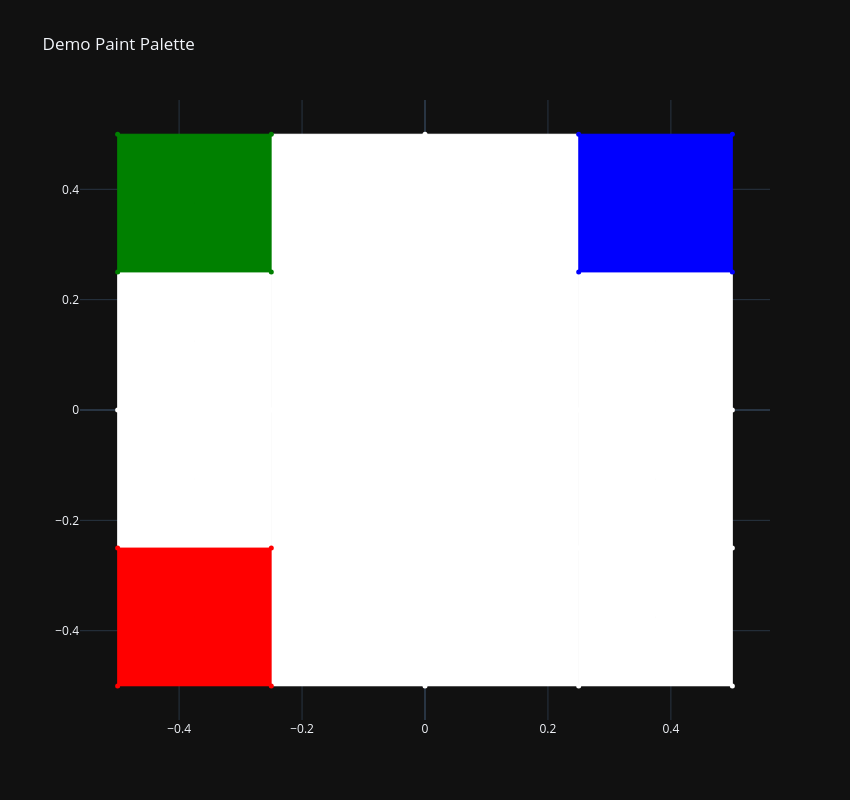

Notebook source saved alongside this figure:
### Markdown cell above
## Compatibility with Two Filtrations 

Now make the example above a bit larger. In addition, we customize the subcomplex filtration and compute representatives for essential relative homology classes.

### Code cell
# PARAMETERS TO GENERATE DATA
r = 0.5
dx = 0.25
dy = 0.25
epsilon = np.sqrt(2 * dx**2) 
blob_radius = epsilon + 0.0000001

# GENERATE THE DATA 
coo_grid, dissimilarity_matrix_full_space_grid, dissimilarity_matrix_subspace_grid, fig_grid, subcloud_indices_grid, blob_membership_grid = pltter.create_paint_palette(r, dx, dy, epsilon, blob_radius, [0, 20, 24], False, "Demo Paint Palette")

# SHOW THE RESULT
fig_grid.show()

### Figure 1 — Plotly figure (JSON) as saved in the notebook; plotly's stock layout.template omitted (floating-point values rounded to 4 significant figures)
{"data": [{"fill": "toself", "fillcolor": "red", "legendgroup": "triangles", "line": {"color": "white", "width": 0.75}, "mode": "none", "name": "2-skeleton", "showlegend": false, "type": "scatter", "x": [-0.5, -0.25, -0.5], "y": [-0.5, -0.5, -0.25]}, {"fill": "toself", "fillcolor": "red", "legendgroup": "triangles", "line": {"color": "white", "width": 0.75}, "mode": "none", "name": "2-skeleton", "showlegend": false, "type": "scatter", "x": [-0.5, -0.25, -0.25], "y": [-0.5, -0.5, -0.25]}, {"fill": "toself", "fillcolor": "red", "legendgroup": "triangles", "line": {"color": "white", "width": 0.75}, "mode": "none", "name": "2-skeleton", "showlegend": false, "type": "scatter", "x": [-0.5, -0.5, -0.25], "y": [-0.5, -0.25, -0.25]}, {"fill": "toself", "fillcolor": "white", "legendgroup": "triangles", "line": {"color": "white", "width": 0.75}, "mode": "none", "name": "2-skeleton", "showlegend": false, "type": "scatter", "x": [-0.25, 0, -0.25], "y": [-0.5, -0.5, -0.25]}, {"fill": "toself", "fillcolor": "white", "legendgroup": "triangles", "line": {"color": "white", "width": 0.75}, "mode": "none", "name": "2-skeleton", "showlegend": false, "type": "scatter", "x": [-0.25, 0, 0], "y": [-0.5, -0.5, -0.25]}, {"fill": "toself", "fillcolor": "red", "legendgroup": "triangles", "line": {"color": "white", "width": 0.75}, "mode": "none", "name": "2-skeleton", "showlegend": false, "type": "scatter", "x": [-0.25, -0.5, -0.25], "y": [-0.5, -0.25, -0.25]}, {"fill": "toself", "fillcolor": "white", "legendgroup": "triangles", "line": {"color": "white", "width": 0.75}, "mode": "none", "name": "2-skeleton", "showlegend": false, "type": "scatter", "x": [-0.25, -0.25, 0], "y": [-0.5, -0.25, -0.25]}, {"fill": "toself", "fillcolor": "white", "legendgroup": "triangles", "line": {"color": "white", "width": 0.75}, "mode": "none", "name": "2-skeleton", "showlegend": false, "type": "scatter", "x": [0, 0.25, 0], "y": [-0.5, -0.5, -0.25]}, {"fill": "toself", "fillcolor": "white", "legendgroup": "triangles", "line": {"color": "white", "width": 0.75}, "mode": "none", "name": "2-skeleton", "showlegend": false, "type": "scatter", "x": [0, 0.25, 0.25], "y": [-0.5, -0.5, -0.25]}, {"fill": "toself", "fillcolor": "white", "legendgroup": "triangles", "line": {"color": "white", "width": 0.75}, "mode": "none", "name": "2-skeleton", "showlegend": false, "type": "scatter", "x": [0, -0.25, 0], "y": [-0.5, -0.25, -0.25]}, {"fill": "toself", "fillcolor": "white", "legendgroup": "triangles", "line": {"color": "white", "width": 0.75}, "mode": "none", "name": "2-skeleton", "showlegend": false, "type": "scatter", "x": [0, 0, 0.25], "y": [-0.5, -0.25, -0.25]}, {"fill": "toself", "fillcolor": "white", "legendgroup": "triangles", "line": {"color": "white", "width": 0.75}, "mode": "none", "name": "2-skeleton", "showlegend": false, "type": "scatter", "x": [0.25, 0.5, 0.25], "y": [-0.5, -0.5, -0.25]}, {"fill": "toself", "fillcolor": "white", "legendgroup": "triangles", "line": {"color": "white", "width": 0.75}, "mode": "none", "name": "2-skeleton", "showlegend": false, "type": "scatter", "x": [0.25, 0.5, 0.5], "y": [-0.5, -0.5, -0.25]}, {"fill": "toself", "fillcolor": "white", "legendgroup": "triangles", "line": {"color": "white", "width": 0.75}, "mode": "none", "name": "2-skeleton", "showlegend": false, "type": "scatter", "x": [0.25, 0, 0.25], "y": [-0.5, -0.25, -0.25]}, {"fill": "toself", "fillcolor": "white", "legendgroup": "triangles", "line": {"color": "white", "width": 0.75}, "mode": "none", "name": "2-skeleton", "showlegend": false, "type": "scatter", "x": [0.25, 0.25, 0.5], "y": [-0.5, -0.25, -0.25]}, {"fill": "toself", "fillcolor": "white", "legendgroup": "triangles", "line": {"color": "white", "width": 0.75}, "mode": "none", "name": "2-skeleton", "showlegend": false, "type": "scatter", "x": [0.5, 0.25, 0.5], "y": [-0.5, -0.25, -0.25]}, {"fill": "toself", "fillcolor": "white", "legendgroup": "triangles", "line": {"color": "white", "width": 0.75}, "mode": "none", "name": "2-skeleton", "showlegend": false, "type": "scatter", "x": [-0.5, -0.25, -0.5], "y": [-0.25, -0.25, 0]}, {"fill": "toself", "fillcolor": "white", "legendgroup": "triangles", "line": {"color": "white", "width": 0.75}, "mode": "none", "name": "2-skeleton", "showlegend": false, "type": "scatter", "x": [-0.5, -0.25, -0.25], "y": [-0.25, -0.25, 0]}, {"fill": "toself", "fillcolor": "white", "legendgroup": "triangles", "line": {"color": "white", "width": 0.75}, "mode": "none", "name": "2-skeleton", "showlegend": false, "type": "scatter", "x": [-0.5, -0.5, -0.25], "y": [-0.25, 0, 0]}, {"fill": "toself", "fillcolor": "white", "legendgroup": "triangles", "line": {"color": "white", "width": 0.75}, "mode": "none", "name": "2-skeleton", "showlegend": false, "type": "scatter", "x": [-0.25, 0, -0.25], "y": [-0.25, -0.25, 0]}, {"fill": "toself", "fillcolor": "white", "legendgroup": "triangles", "line": {"color": "white", "width": 0.75}, "mode": "none", "name": "2-skeleton", "showlegend": false, "type": "scatter", "x": [-0.25, 0, 0], "y": [-0.25, -0.25, 0]}, {"fill": "toself", "fillcolor": "white", "legendgroup": "triangles", "line": {"color": "white", "width": 0.75}, "mode": "none", "name": "2-skeleton", "showlegend": false, "type": "scatter", "x": [-0.25, -0.5, -0.25], "y": [-0.25, 0, 0]}, {"fill": "toself", "fillcolor": "white", "legendgroup": "triangles", "line": {"color": "white", "width": 0.75}, "mode": "none", "name": "2-skeleton", "showlegend": false, "type": "scatter", "x": [-0.25, -0.25, 0], "y": [-0.25, 0, 0]}, {"fill": "toself", "fillcolor": "white", "legendgroup": "triangles", "line": {"color": "white", "width": 0.75}, "mode": "none", "name": "2-skeleton", "showlegend": false, "type": "scatter", "x": [0, 0.25, 0], "y": [-0.25, -0.25, 0]}, {"fill": "toself", "fillcolor": "white", "legendgroup": "triangles", "line": {"color": "white", "width": 0.75}, "mode": "none", "name": "2-skeleton", "showlegend": false, "type": "scatter", "x": [0, 0.25, 0.25], "y": [-0.25, -0.25, 0]}, {"fill": "toself", "fillcolor": "white", "legendgroup": "triangles", "line": {"color": "white", "width": 0.75}, "mode": "none", "name": "2-skeleton", "showlegend": false, "type": "scatter", "x": [0, -0.25, 0], "y": [-0.25, 0, 0]}, {"fill": "toself", "fillcolor": "white", "legendgroup": "triangles", "line": {"color": "white", "width": 0.75}, "mode": "none", "name": "2-skeleton", "showlegend": false, "type": "scatter", "x": [0, 0, 0.25], "y": [-0.25, 0, 0]}, {"fill": "toself", "fillcolor": "white", "legendgroup": "triangles", "line": {"color": "white", "width": 0.75}, "mode": "none", "name": "2-skeleton", "showlegend": false, "type": "scatter", "x": [0.25, 0.5, 0.25], "y": [-0.25, -0.25, 0]}, {"fill": "toself", "fillcolor": "white", "legendgroup": "triangles", "line": {"color": "white", "width": 0.75}, "mode": "none", "name": "2-skeleton", "showlegend": false, "type": "scatter", "x": [0.25, 0.5, 0.5], "y": [-0.25, -0.25, 0]}, {"fill": "toself", "fillcolor": "white", "legendgroup": "triangles", "line": {"color": "white", "width": 0.75}, "mode": "none", "name": "2-skeleton", "showlegend": false, "type": "scatter", "x": [0.25, 0, 0.25], "y": [-0.25, 0, 0]}, {"fill": "toself", "fillcolor": "white", "legendgroup": "triangles", "line": {"color": "white", "width": 0.75}, "mode": "none", "name": "2-skeleton", "showlegend": false, "type": "scatter", "x": [0.25, 0.25, 0.5], "y": [-0.25, 0, 0]}, {"fill": "toself", "fillcolor": "white", "legendgroup": "triangles", "line": {"color": "white", "width": 0.75}, "mode": "none", "name": "2-skeleton", "showlegend": false, "type": "scatter", "x": [0.5, 0.25, 0.5], "y": [-0.25, 0, 0]}, {"fill": "toself", "fillcolor": "white", "legendgroup": "triangles", "line": {"color": "white", "width": 0.75}, "mode": "none", "name": "2-skeleton", "showlegend": false, "type": "scatter", "x": [-0.5, -0.25, -0.5], "y": [0, 0, 0.25]}, {"fill": "toself", "fillcolor": "white", "legendgroup": "triangles", "line": {"color": "white", "width": 0.75}, "mode": "none", "name": "2-skeleton", "showlegend": false, "type": "scatter", "x": [-0.5, -0.25, -0.25], "y": [0, 0, 0.25]}, {"fill": "toself", "fillcolor": "white", "legendgroup": "triangles", "line": {"color": "white", "width": 0.75}, "mode": "none", "name": "2-skeleton", "showlegend": false, "type": "scatter", "x": [-0.5, -0.5, -0.25], "y": [0, 0.25, 0.25]}, {"fill": "toself", "fillcolor": "white", "legendgroup": "triangles", "line": {"color": "white", "width": 0.75}, "mode": "none", "name": "2-skeleton", "showlegend": false, "type": "scatter", "x": [-0.25, 0, -0.25], "y": [0, 0, 0.25]}, {"fill": "toself", "fillcolor": "white", "legendgroup": "triangles", "line": {"color": "white", "width": 0.75}, "mode": "none", "name": "2-skeleton", "showlegend": false, "type": "scatter", "x": [-0.25, 0, 0], "y": [0, 0, 0.25]}, {"fill": "toself", "fillcolor": "white", "legendgroup": "triangles", "line": {"color": "white", "width": 0.75}, "mode": "none", "name": "2-skeleton", "showlegend": false, "type": "scatter", "x": [-0.25, -0.5, -0.25], "y": [0, 0.25, 0.25]}, {"fill": "toself", "fillcolor": "white", "legendgroup": "triangles", "line": {"color": "white", "width": 0.75}, "mode": "none", "name": "2-skeleton", "showlegend": false, "type": "scatter", "x": [-0.25, -0.25, 0], "y": [0, 0.25, 0.25]}, {"fill": "toself", "fillcolor": "white", "legendgroup": "triangles", "line": {"color": "white", "width": 0.75}, "mode": "none", "name": "2-skeleton", "showlegend": false, "type": "scatter", "x": [0, 0.25, 0], "y": [0, 0, 0.25]}, {"fill": "toself", "fillcolor": "white", "legendgroup": "triangles", "line": {"color": "white", "width": 0.75}, "mode": "none", "name": "2-skeleton", "showlegend": false, "type": "scatter", "x": [0, 0.25, 0.25], "y": [0, 0, 0.25]}, {"fill": "toself", "fillcolor": "white", "legendgroup": "triangles", "line": {"color": "white", "width": 0.75}, "mode": "none", "name": "2-skeleton", "showlegend": false, "type": "scatter", "x": [0, -0.25, 0], "y": [0, 0.25, 0.25]}, {"fill": "toself", "fillcolor": "white", "legendgroup": "triangles", "line": {"color": "white", "width": 0.75}, "mode": "none", "name": "2-skeleton", "showlegend": false, "type": "scatter", "x": [0, 0, 0.25], "y": [0, 0.25, 0.25]}, {"fill": "toself", "fillcolor": "white", "legendgroup": "triangles", "line": {"color": "white", "width": 0.75}, "mode": "none", "name": "2-skeleton", "showlegend": false, "type": "scatter", "x": [0.25, 0.5, 0.25], "y": [0, 0, 0.25]}, {"fill": "toself", "fillcolor": "white", "legendgroup": "triangles", "line": {"color": "white", "width": 0.75}, "mode": "none", "name": "2-skeleton", "showlegend": false, "type": "scatter", "x": [0.25, 0.5, 0.5], "y": [0, 0, 0.25]}, {"fill": "toself", "fillcolor": "white", "legendgroup": "triangles", "line": {"color": "white", "width": 0.75}, "mode": "none", "name": "2-skeleton", "showlegend": false, "type": "scatter", "x": [0.25, 0, 0.25], "y": [0, 0.25, 0.25]}, {"fill": "toself", "fillcolor": "white", "legendgroup": "triangles", "line": {"color": "white", "width": 0.75}, "mode": "none", "name": "2-skeleton", "showlegend": false, "type": "scatter", "x": [0.25, 0.25, 0.5], "y": [0, 0.25, 0.25]}, {"fill": "toself", "fillcolor": "white", "legendgroup": "triangles", "line": {"color": "white", "width": 0.75}, "mode": "none", "name": "2-skeleton", "showlegend": false, "type": "scatter", "x": [0.5, 0.25, 0.5], "y": [0, 0.25, 0.25]}, {"fill": "toself", "fillcolor": "green", "legendgroup": "triangles", "line": {"color": "white", "width": 0.75}, "mode": "none", "name": "2-skeleton", "showlegend": false, "type": "scatter", "x": [-0.5, -0.25, -0.5], "y": [0.25, 0.25, 0.5]}, {"fill": "toself", "fillcolor": "green", "legendgroup": "triangles", "line": {"color": "white", "width": 0.75}, "mode": "none", "name": "2-skeleton", "showlegend": false, "type": "scatter", "x": [-0.5, -0.25, -0.25], "y": [0.25, 0.25, 0.5]}, {"fill": "toself", "fillcolor": "green", "legendgroup": "triangles", "line": {"color": "white", "width": 0.75}, "mode": "none", "name": "2-skeleton", "showlegend": false, "type": "scatter", "x": [-0.5, -0.5, -0.25], "y": [0.25, 0.5, 0.5]}, {"fill": "toself", "fillcolor": "white", "legendgroup": "triangles", "line": {"color": "white", "width": 0.75}, "mode": "none", "name": "2-skeleton", "showlegend": false, "type": "scatter", "x": [-0.25, 0, -0.25], "y": [0.25, 0.25, 0.5]}, {"fill": "toself", "fillcolor": "white", "legendgroup": "triangles", "line": {"color": "white", "width": 0.75}, "mode": "none", "name": "2-skeleton", "showlegend": false, "type": "scatter", "x": [-0.25, 0, 0], "y": [0.25, 0.25, 0.5]}, {"fill": "toself", "fillcolor": "green", "legendgroup": "triangles", "line": {"color": "white", "width": 0.75}, "mode": "none", "name": "2-skeleton", "showlegend": false, "type": "scatter", "x": [-0.25, -0.5, -0.25], "y": [0.25, 0.5, 0.5]}, {"fill": "toself", "fillcolor": "white", "legendgroup": "triangles", "line": {"color": "white", "width": 0.75}, "mode": "none", "name": "2-skeleton", "showlegend": false, "type": "scatter", "x": [-0.25, -0.25, 0], "y": [0.25, 0.5, 0.5]}, {"fill": "toself", "fillcolor": "white", "legendgroup": "triangles", "line": {"color": "white", "width": 0.75}, "mode": "none", "name": "2-skeleton", "showlegend": false, "type": "scatter", "x": [0, 0.25, 0], "y": [0.25, 0.25, 0.5]}, {"fill": "toself", "fillcolor": "white", "legendgroup": "triangles", "line": {"color": "white", "width": 0.75}, "mode": "none", "name": "2-skeleton", "showlegend": false, "type": "scatter", "x": [0, 0.25, 0.25], "y": [0.25, 0.25, 0.5]}, {"fill": "toself", "fillcolor": "white", "legendgroup": "triangles", "line": {"color": "white", "width": 0.75}, "mode": "none", "name": "2-skeleton", "showlegend": false, "type": "scatter", "x": [0, -0.25, 0], "y": [0.25, 0.5, 0.5]}, {"fill": "toself", "fillcolor": "white", "legendgroup": "triangles", "line": {"color": "white", "width": 0.75}, "mode": "none", "name": "2-skeleton", "showlegend": false, "type": "scatter", "x": [0, 0, 0.25], "y": [0.25, 0.5, 0.5]}, {"fill": "toself", "fillcolor": "blue", "legendgroup": "triangles", "line": {"color": "white", "width": 0.75}, "mode": "none", "name": "2-skeleton", "showlegend": false, "type": "scatter", "x": [0.25, 0.5, 0.25], "y": [0.25, 0.25, 0.5]}, {"fill": "toself", "fillcolor": "blue", "legendgroup": "triangles", "line": {"color": "white", "width": 0.75}, "mode": "none", "name": "2-skeleton", "showlegend": false, "type": "scatter", "x": [0.25, 0.5, 0.5], "y": [0.25, 0.25, 0.5]}, {"fill": "toself", "fillcolor": "white", "legendgroup": "triangles", "line": {"color": "white", "width": 0.75}, "mode": "none", "name": "2-skeleton", "showlegend": false, "type": "scatter", "x": [0.25, 0, 0.25], "y": [0.25, 0.5, 0.5]}, {"fill": "toself", "fillcolor": "blue", "legendgroup": "triangles", "line": {"color": "white", "width": 0.75}, "mode": "none", "name": "2-skeleton", "showlegend": false, "type": "scatter", "x": [0.25, 0.25, 0.5], "y": [0.25, 0.5, 0.5]}, {"fill": "toself", "fillcolor": "blue", "legendgroup": "triangles", "line": {"color": "white", "width": 0.75}, "mode": "none", "name": "2-skeleton", "showlegend": false, "type": "scatter", "x": [0.5, 0.25, 0.5], "y": [0.25, 0.5, 0.5]}, {"legendgroup": "edges", "line": {"color": "red", "width": 0.75}, "mode": "lines", "name": "1-skeleton", "showlegend": false, "type": "scatter", "x": [-0.5, -0.375, -0.25], "y": [-0.5, -0.5, -0.5]}, {"legendgroup": "edges", "line": {"color": "red", "width": 0.75}, "mode": "lines", "name": "1-skeleton", "showlegend": false, "type": "scatter", "x": [-0.5, -0.5, -0.5], "y": [-0.5, -0.375, -0.25]}, {"legendgroup": "edges", "line": {"color": "red", "width": 0.75}, "mode": "lines", "name": "1-skeleton", "showlegend": false, "type": "scatter", "x": [-0.5, -0.375, -0.25], "y": [-0.5, -0.375, -0.25]}, {"legendgroup": "edges", "line": {"color": "white", "width": 0.75}, "mode": "lines", "name": "1-skeleton", "showlegend": false, "type": "scatter", "x": [-0.25, -0.125, 0], "y": [-0.5, -0.5, -0.5]}, {"legendgroup": "edges", "line": {"color": "red", "width": 0.75}, "mode": "lines", "name": "1-skeleton", "showlegend": false, "type": "scatter", "x": [-0.25, -0.375, -0.5], "y": [-0.5, -0.375, -0.25]}, {"legendgroup": "edges", "line": {"color": "red", "width": 0.75}, "mode": "lines", "name": "1-skeleton", "showlegend": false, "type": "scatter", "x": [-0.25, -0.25, -0.25], "y": [-0.5, -0.375, -0.25]}, {"legendgroup": "edges", "line": {"color": "white", "width": 0.75}, "mode": "lines", "name": "1-skeleton", "showlegend": false, "type": "scatter", "x": [-0.25, -0.125, 0], "y": [-0.5, -0.375, -0.25]}, {"legendgroup": "edges", "line": {"color": "white", "width": 0.75}, "mode": "lines", "name": "1-skeleton", "showlegend": false, "type": "scatter", "x": [0, 0.125, 0.25], "y": [-0.5, -0.5, -0.5]}, {"legendgroup": "edges", "line": {"color": "white", "width": 0.75}, "mode": "lines", "name": "1-skeleton", "showlegend": false, "type": "scatter", "x": [0, -0.125, -0.25], "y": [-0.5, -0.375, -0.25]}, {"legendgroup": "edges", "line": {"color": "white", "width": 0.75}, "mode": "lines", "name": "1-skeleton", "showlegend": false, "type": "scatter", "x": [0, 0, 0], "y": [-0.5, -0.375, -0.25]}, {"legendgroup": "edges", "line": {"color": "white", "width": 0.75}, "mode": "lines", "name": "1-skeleton", "showlegend": false, "type": "scatter", "x": [0, 0.125, 0.25], "y": [-0.5, -0.375, -0.25]}, {"legendgroup": "edges", "line": {"color": "white", "width": 0.75}, "mode": "lines", "name": "1-skeleton", "showlegend": false, "type": "scatter", "x": [0.25, 0.375, 0.5], "y": [-0.5, -0.5, -0.5]}, {"legendgroup": "edges", "line": {"color": "white", "width": 0.75}, "mode": "lines", "name": "1-skeleton", "showlegend": false, "type": "scatter", "x": [0.25, 0.125, 0], "y": [-0.5, -0.375, -0.25]}, {"legendgroup": "edges", "line": {"color": "white", "width": 0.75}, "mode": "lines", "name": "1-skeleton", "showlegend": false, "type": "scatter", "x": [0.25, 0.25, 0.25], "y": [-0.5, -0.375, -0.25]}, {"legendgroup": "edges", "line": {"color": "white", "width": 0.75}, "mode": "lines", "name": "1-skeleton", "showlegend": false, "type": "scatter", "x": [0.25, 0.375, 0.5], "y": [-0.5, -0.375, -0.25]}, {"legendgroup": "edges", "line": {"color": "white", "width": 0.75}, "mode": "lines", "name": "1-skeleton", "showlegend": false, "type": "scatter", "x": [0.5, 0.375, 0.25], "y": [-0.5, -0.375, -0.25]}, {"legendgroup": "edges", "line": {"color": "white", "width": 0.75}, "mode": "lines", "name": "1-skeleton", "showlegend": false, "type": "scatter", "x": [0.5, 0.5, 0.5], "y": [-0.5, -0.375, -0.25]}, {"legendgroup": "edges", "line": {"color": "red", "width": 0.75}, "mode": "lines", "name": "1-skeleton", "showlegend": false, "type": "scatter", "x": [-0.5, -0.375, -0.25], "y": [-0.25, -0.25, -0.25]}, {"legendgroup": "edges", "line": {"color": "white", "width": 0.75}, "mode": "lines", "name": "1-skeleton", "showlegend": false, "type": "scatter", "x": [-0.5, -0.5, -0.5], "y": [-0.25, -0.125, 0]}, {"legendgroup": "edges", "line": {"color": "white", "width": 0.75}, "mode": "lines", "name": "1-skeleton", "showlegend": false, "type": "scatter", "x": [-0.5, -0.375, -0.25], "y": [-0.25, -0.125, 0]}, {"legendgroup": "edges", "line": {"color": "white", "width": 0.75}, "mode": "lines", "name": "1-skeleton", "showlegend": false, "type": "scatter", "x": [-0.25, -0.125, 0], "y": [-0.25, -0.25, -0.25]}, {"legendgroup": "edges", "line": {"color": "white", "width": 0.75}, "mode": "lines", "name": "1-skeleton", "showlegend": false, "type": "scatter", "x": [-0.25, -0.375, -0.5], "y": [-0.25, -0.125, 0]}, {"legendgroup": "edges", "line": {"color": "white", "width": 0.75}, "mode": "lines", "name": "1-skeleton", "showlegend": false, "type": "scatter", "x": [-0.25, -0.25, -0.25], "y": [-0.25, -0.125, 0]}, {"legendgroup": "edges", "line": {"color": "white", "width": 0.75}, "mode": "lines", "name": "1-skeleton", "showlegend": false, "type": "scatter", "x": [-0.25, -0.125, 0], "y": [-0.25, -0.125, 0]}, {"legendgroup": "edges", "line": {"color": "white", "width": 0.75}, "mode": "lines", "name": "1-skeleton", "showlegend": false, "type": "scatter", "x": [0, 0.125, 0.25], "y": [-0.25, -0.25, -0.25]}, {"legendgroup": "edges", "line": {"color": "white", "width": 0.75}, "mode": "lines", "name": "1-skeleton", "showlegend": false, "type": "scatter", "x": [0, -0.125, -0.25], "y": [-0.25, -0.125, 0]}, {"legendgroup": "edges", "line": {"color": "white", "width": 0.75}, "mode": "lines", "name": "1-skeleton", "showlegend": false, "type": "scatter", "x": [0, 0, 0], "y": [-0.25, -0.125, 0]}, {"legendgroup": "edges", "line": {"color": "white", "width": 0.75}, "mode": "lines", "name": "1-skeleton", "showlegend": false, "type": "scatter", "x": [0, 0.125, 0.25], "y": [-0.25, -0.125, 0]}, {"legendgroup": "edges", "line": {"color": "white", "width": 0.75}, "mode": "lines", "name": "1-skeleton", "showlegend": false, "type": "scatter", "x": [0.25, 0.375, 0.5], "y": [-0.25, -0.25, -0.25]}, {"legendgroup": "edges", "line": {"color": "white", "width": 0.75}, "mode": "lines", "name": "1-skeleton", "showlegend": false, "type": "scatter", "x": [0.25, 0.125, 0], "y": [-0.25, -0.125, 0]}, {"legendgroup": "edges", "line": {"color": "white", "width": 0.75}, "mode": "lines", "name": "1-skeleton", "showlegend": false, "type": "scatter", "x": [0.25, 0.25, 0.25], "y": [-0.25, -0.125, 0]}, {"legendgroup": "edges", "line": {"color": "white", "width": 0.75}, "mode": "lines", "name": "1-skeleton", "showlegend": false, "type": "scatter", "x": [0.25, 0.375, 0.5], "y": [-0.25, -0.125, 0]}, {"legendgroup": "edges", "line": {"color": "white", "width": 0.75}, "mode": "lines", "name": "1-skeleton", "showlegend": false, "type": "scatter", "x": [0.5, 0.375, 0.25], "y": [-0.25, -0.125, 0]}, {"legendgroup": "edges", "line": {"color": "white", "width": 0.75}, "mode": "lines", "name": "1-skeleton", "showlegend": false, "type": "scatter", "x": [0.5, 0.5, 0.5], "y": [-0.25, -0.125, 0]}, {"legendgroup": "edges", "line": {"color": "white", "width": 0.75}, "mode": "lines", "name": "1-skeleton", "showlegend": false, "type": "scatter", "x": [-0.5, -0.375, -0.25], "y": [0, 0, 0]}, {"legendgroup": "edges", "line": {"color": "white", "width": 0.75}, "mode": "lines", "name": "1-skeleton", "showlegend": false, "type": "scatter", "x": [-0.5, -0.5, -0.5], "y": [0, 0.125, 0.25]}, {"legendgroup": "edges", "line": {"color": "white", "width": 0.75}, "mode": "lines", "name": "1-skeleton", "showlegend": false, "type": "scatter", "x": [-0.5, -0.375, -0.25], "y": [0, 0.125, 0.25]}, {"legendgroup": "edges", "line": {"color": "white", "width": 0.75}, "mode": "lines", "name": "1-skeleton", "showlegend": false, "type": "scatter", "x": [-0.25, -0.125, 0], "y": [0, 0, 0]}, {"legendgroup": "edges", "line": {"color": "white", "width": 0.75}, "mode": "lines", "name": "1-skeleton", "showlegend": false, "type": "scatter", "x": [-0.25, -0.375, -0.5], "y": [0, 0.125, 0.25]}, {"legendgroup": "edges", "line": {"color": "white", "width": 0.75}, "mode": "lines", "name": "1-skeleton", "showlegend": false, "type": "scatter", "x": [-0.25, -0.25, -0.25], "y": [0, 0.125, 0.25]}, {"legendgroup": "edges", "line": {"color": "white", "width": 0.75}, "mode": "lines", "name": "1-skeleton", "showlegend": false, "type": "scatter", "x": [-0.25, -0.125, 0], "y": [0, 0.125, 0.25]}, {"legendgroup": "edges", "line": {"color": "white", "width": 0.75}, "mode": "lines", "name": "1-skeleton", "showlegend": false, "type": "scatter", "x": [0, 0.125, 0.25], "y": [0, 0, 0]}, {"legendgroup": "edges", "line": {"color": "white", "width": 0.75}, "mode": "lines", "name": "1-skeleton", "showlegend": false, "type": "scatter", "x": [0, -0.125, -0.25], "y": [0, 0.125, 0.25]}, {"legendgroup": "edges", "line": {"color": "white", "width": 0.75}, "mode": "lines", "name": "1-skeleton", "showlegend": false, "type": "scatter", "x": [0, 0, 0], "y": [0, 0.125, 0.25]}, {"legendgroup": "edges", "line": {"color": "white", "width": 0.75}, "mode": "lines", "name": "1-skeleton", "showlegend": false, "type": "scatter", "x": [0, 0.125, 0.25], "y": [0, 0.125, 0.25]}, {"legendgroup": "edges", "line": {"color": "white", "width": 0.75}, "mode": "lines", "name": "1-skeleton", "showlegend": false, "type": "scatter", "x": [0.25, 0.375, 0.5], "y": [0, 0, 0]}, {"legendgroup": "edges", "line": {"color": "white", "width": 0.75}, "mode": "lines", "name": "1-skeleton", "showlegend": false, "type": "scatter", "x": [0.25, 0.125, 0], "y": [0, 0.125, 0.25]}, {"legendgroup": "edges", "line": {"color": "white", "width": 0.75}, "mode": "lines", "name": "1-skeleton", "showlegend": false, "type": "scatter", "x": [0.25, 0.25, 0.25], "y": [0, 0.125, 0.25]}, {"legendgroup": "edges", "line": {"color": "white", "width": 0.75}, "mode": "lines", "name": "1-skeleton", "showlegend": false, "type": "scatter", "x": [0.25, 0.375, 0.5], "y": [0, 0.125, 0.25]}, {"legendgroup": "edges", "line": {"color": "white", "width": 0.75}, "mode": "lines", "name": "1-skeleton", "showlegend": false, "type": "scatter", "x": [0.5, 0.375, 0.25], "y": [0, 0.125, 0.25]}, {"legendgroup": "edges", "line": {"color": "white", "width": 0.75}, "mode": "lines", "name": "1-skeleton", "showlegend": false, "type": "scatter", "x": [0.5, 0.5, 0.5], "y": [0, 0.125, 0.25]}, {"legendgroup": "edges", "line": {"color": "green", "width": 0.75}, "mode": "lines", "name": "1-skeleton", "showlegend": false, "type": "scatter", "x": [-0.5, -0.375, -0.25], "y": [0.25, 0.25, 0.25]}, {"legendgroup": "edges", "line": {"color": "green", "width": 0.75}, "mode": "lines", "name": "1-skeleton", "showlegend": false, "type": "scatter", "x": [-0.5, -0.5, -0.5], "y": [0.25, 0.375, 0.5]}, {"legendgroup": "edges", "line": {"color": "green", "width": 0.75}, "mode": "lines", "name": "1-skeleton", "showlegend": false, "type": "scatter", "x": [-0.5, -0.375, -0.25], "y": [0.25, 0.375, 0.5]}, {"legendgroup": "edges", "line": {"color": "white", "width": 0.75}, "mode": "lines", "name": "1-skeleton", "showlegend": false, "type": "scatter", "x": [-0.25, -0.125, 0], "y": [0.25, 0.25, 0.25]}, {"legendgroup": "edges", "line": {"color": "green", "width": 0.75}, "mode": "lines", "name": "1-skeleton", "showlegend": false, "type": "scatter", "x": [-0.25, -0.375, -0.5], "y": [0.25, 0.375, 0.5]}, {"legendgroup": "edges", "line": {"color": "green", "width": 0.75}, "mode": "lines", "name": "1-skeleton", "showlegend": false, "type": "scatter", "x": [-0.25, -0.25, -0.25], "y": [0.25, 0.375, 0.5]}, {"legendgroup": "edges", "line": {"color": "white", "width": 0.75}, "mode": "lines", "name": "1-skeleton", "showlegend": false, "type": "scatter", "x": [-0.25, -0.125, 0], "y": [0.25, 0.375, 0.5]}, {"legendgroup": "edges", "line": {"color": "white", "width": 0.75}, "mode": "lines", "name": "1-skeleton", "showlegend": false, "type": "scatter", "x": [0, 0.125, 0.25], "y": [0.25, 0.25, 0.25]}, {"legendgroup": "edges", "line": {"color": "white", "width": 0.75}, "mode": "lines", "name": "1-skeleton", "showlegend": false, "type": "scatter", "x": [0, -0.125, -0.25], "y": [0.25, 0.375, 0.5]}, {"legendgroup": "edges", "line": {"color": "white", "width": 0.75}, "mode": "lines", "name": "1-skeleton", "showlegend": false, "type": "scatter", "x": [0, 0, 0], "y": [0.25, 0.375, 0.5]}, {"legendgroup": "edges", "line": {"color": "white", "width": 0.75}, "mode": "lines", "name": "1-skeleton", "showlegend": false, "type": "scatter", "x": [0, 0.125, 0.25], "y": [0.25, 0.375, 0.5]}, {"legendgroup": "edges", "line": {"color": "blue", "width": 0.75}, "mode": "lines", "name": "1-skeleton", "showlegend": false, "type": "scatter", "x": [0.25, 0.375, 0.5], "y": [0.25, 0.25, 0.25]}, {"legendgroup": "edges", "line": {"color": "white", "width": 0.75}, "mode": "lines", "name": "1-skeleton", "showlegend": false, "type": "scatter", "x": [0.25, 0.125, 0], "y": [0.25, 0.375, 0.5]}, {"legendgroup": "edges", "line": {"color": "blue", "width": 0.75}, "mode": "lines", "name": "1-skeleton", "showlegend": false, "type": "scatter", "x": [0.25, 0.25, 0.25], "y": [0.25, 0.375, 0.5]}, {"legendgroup": "edges", "line": {"color": "blue", "width": 0.75}, "mode": "lines", "name": "1-skeleton", "showlegend": false, "type": "scatter", "x": [0.25, 0.375, 0.5], "y": [0.25, 0.375, 0.5]}, {"legendgroup": "edges", "line": {"color": "blue", "width": 0.75}, "mode": "lines", "name": "1-skeleton", "showlegend": false, "type": "scatter", "x": [0.5, 0.375, 0.25], "y": [0.25, 0.375, 0.5]}, {"legendgroup": "edges", "line": {"color": "blue", "width": 0.75}, "mode": "lines", "name": "1-skeleton", "showlegend": false, "type": "scatter", "x": [0.5, 0.5, 0.5], "y": [0.25, 0.375, 0.5]}, {"legendgroup": "edges", "line": {"color": "green", "width": 0.75}, "mode": "lines", "name": "1-skeleton", "showlegend": false, "type": "scatter", "x": [-0.5, -0.375, -0.25], "y": [0.5, 0.5, 0.5]}, {"legendgroup": "edges", "line": {"color": "white", "width": 0.75}, "mode": "lines", "name": "1-skeleton", "showlegend": false, "type": "scatter", "x": [-0.25, -0.125, 0], "y": [0.5, 0.5, 0.5]}, {"legendgroup": "edges", "line": {"color": "white", "width": 0.75}, "mode": "lines", "name": "1-skeleton", "showlegend": false, "type": "scatter", "x": [0, 0.125, 0.25], "y": [0.5, 0.5, 0.5]}, {"legendgroup": "edges", "line": {"color": "blue", "width": 0.75}, "mode": "lines", "name": "1-skeleton", "showlegend": false, "type": "scatter", "x": [0.25, 0.375, 0.5], "y": [0.5, 0.5, 0.5]}, {"marker": {"color": ["red", "red", "white", "white", "white", "red", "red", "white", "white", "white", "white", "white", "white", "white", "white", "green", "green", "white", "blue", "blue", "green", "green", "white", "blue", "blue"], "opacity": 1, "size": 5}, "mode": "markers", "name": "0-skeleton", "showlegend": false, "type": "scatter", "x": [-0.5, -0.25, 0.0, 0.25, 0.5, -0.5, -0.25, 0.0, 0.25, 0.5, -0.5, -0.25, 0.0, 0.25, 0.5, -0.5, -0.25, 0.0, 0.25, 0.5, -0.5, -0.25, 0.0, 0.25, 0.5], "y": [-0.5, -0.5, -0.5, -0.5, -0.5, -0.25, -0.25, -0.25, -0.25, -0.25, 0.0, 0.0, 0.0, 0.0, 0.0, 0.25, 0.25, 0.25, 0.25, 0.25, 0.5, 0.5, 0.5, 0.5, 0.5]}], "layout": {"height": 800, "title": {"text": "Demo Paint Palette"}, "width": 850}}
